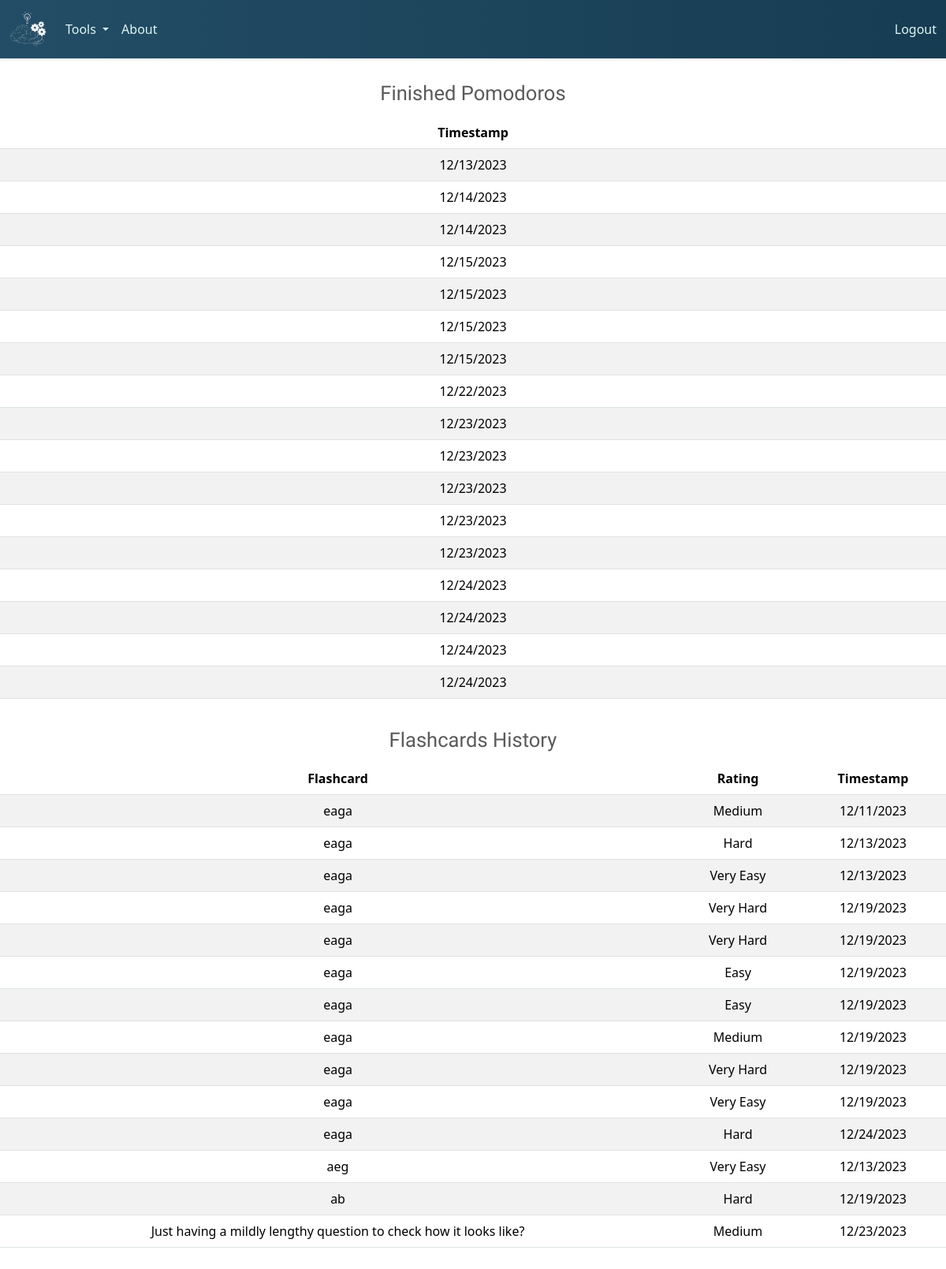
Page /history (signed in) on the earlier database version.
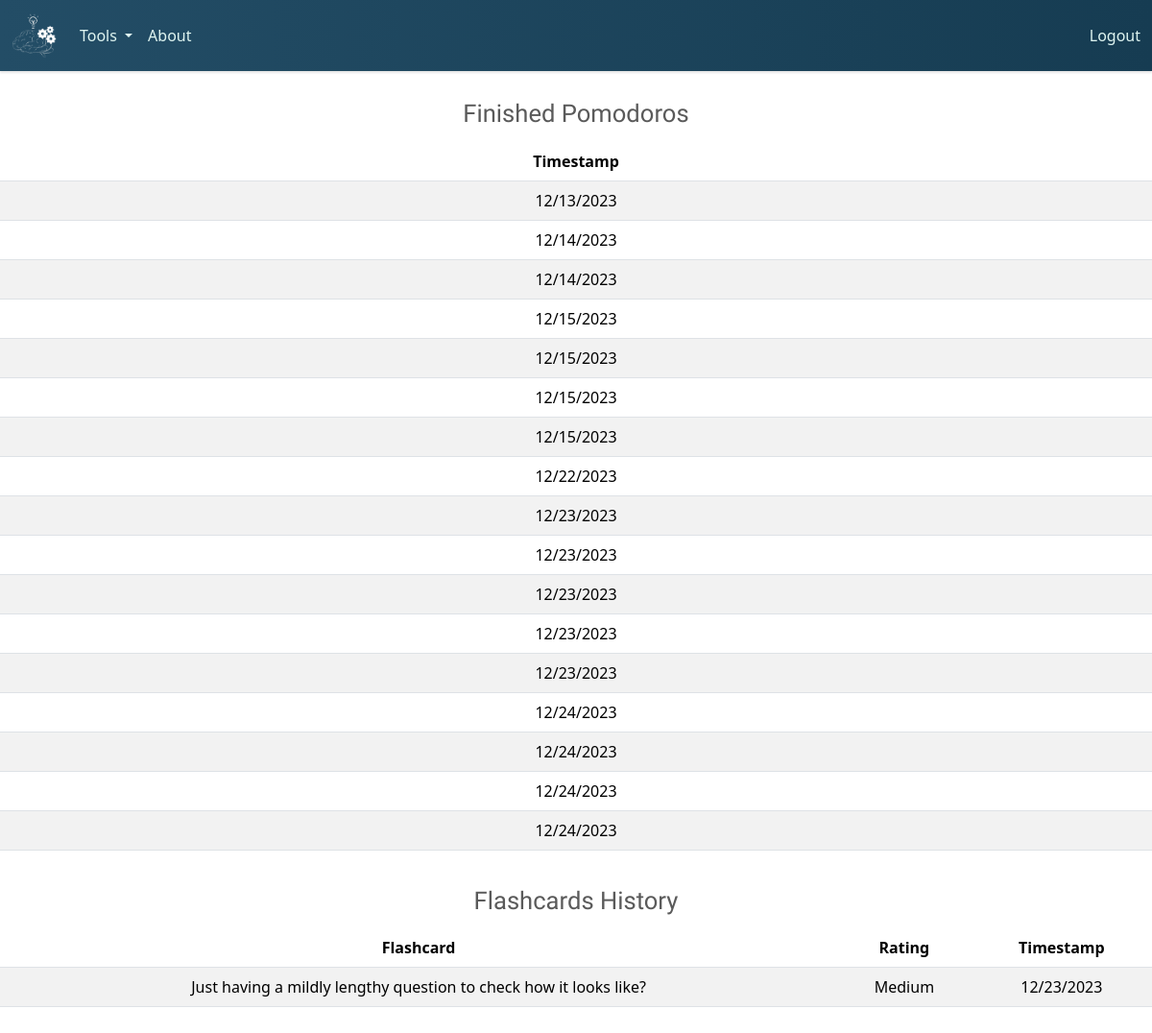
Same page on the later database version.
### tables this page shows
CREATE TABLE history (
    id INTEGER PRIMARY KEY,
    user_id INTEGER,
    action TEXT NOT NULL,
    timestamp DATETIME DEFAULT CURRENT_TIMESTAMP,
    FOREIGN KEY (user_id) REFERENCES users(user_id)
);

CREATE TABLE flashcards (
    flashcard_id INTEGER PRIMARY KEY,
    user_id INTEGER,
    topic TEXT,
    question TEXT,
    answer TEXT,
    timestamp DATETIME DEFAULT CURRENT_TIMESTAMP,
    FOREIGN KEY (user_id) REFERENCES users(user_id)
);

CREATE TABLE flashcards_rating (
    flashcard_id INTEGER,
    rating TEXT,
    timestamp DATETIME DEFAULT CURRENT_TIMESTAMP,
    FOREIGN KEY (flashcard_id) REFERENCES flashcards(flashcard_id)
);

### app/app.py (the view)
@app.route("/history")
@login_required
def history():
    user_id = session.get("user_id")
    if not user_id:
        return abort(400)
    user_data = query_user_data(user_id)
    format_user_data(user_data)
    return render_template("history.html", user_data=user_data)

### app/app.py (called while the page is built)
@app.after_request
def after_request(response):
    response.headers["Cache-Control"] = "no-cache, no-store, must-revalidate"
    response.headers["Expires"] = 0
    response.headers["Pragma"] = "no-cache"
    return response

### app/helpers.py (called while the page is built)
def login_required(f):
    @wraps(f)
    def decorated_function(*args, **kwargs):
        if session.get("user_id") is None:
            return redirect("/login")
        return f(*args, **kwargs)
    return decorated_function

def get_db():
    db = getattr(g, "_database", None)
    if db is None:
        db = g._database = sqlite3.connect("../db/learning.db")
    return db

def format_timestamp(timestamp):
    formatted_timestamp = datetime.strptime(timestamp, "%Y-%m-%d %H:%M:%S")
    return formatted_timestamp

def get_flashcard_ratings(flashcard_id):
    with get_db() as db:
        cursor = db.cursor()
        cursor.execute("SELECT rating FROM flashcards_rating WHERE flashcard_id = ?", (flashcard_id,))
        flashcard_ratings = cursor.fetchall()
        return flashcard_ratings

### app/templates/history.html (shortened to what this page needs)
{% extends "layout.html" %}
{% block main %}
    <link rel="stylesheet" href="../static/css/history.css">
    <div>
        <div class="title-label">Finished Pomodoros</div>
        <div class="tables-div">
            <table class="table table-striped table-hover">
                <thead>
                    <tr>
                        <th scope="col">Timestamp</th>
                    </tr>
                </thead>
                <tbody>
                    {% for pomodoro in user_data.pomodoros_history %}
                        <tr>
                            <td>{{ pomodoro.timestamp }}</td>
                        </tr>
                    {% endfor %}
                </tbody>
            </table>
        </div>
        <div class="title-label">Flashcards History</div>
        <div class="tables-div">
            <table class="table table-striped table-hover">
                <thead>
                    <tr>
                        <th scope="col">Flashcard</th>
                        <th scope="col">Rating</th>
                        <th scope="col">Timestamp</th>
                    </tr>
                </thead>
                <tbody>
                    {% for flashcard in user_data.user_flashcards %}
                        {% for rating in flashcard.ratings %}
                            <tr>
                                <td>{{ flashcard.question }}</td>
                                <td>{{ rating.rating }}</td>
                                <td>{{ rating.timestamp }}</td>
                            </tr>
                        {% endfor %}
                    {% endfor %}
                </tbody>
            </table>
        </div>
    </div>
{% endblock %}

Differences in the rows shown:
removed flashcards: question "eaga", question "eaga" "eaga" "eaga" "eaga" "eaga" "eaga" "eaga", rating "Very Easy" "Very Hard" "Very Hard" "Easy" "Easy" "Very Hard" "Very Easy", timestamp "12/13/2023" "12/19/2023" "12/19/2023" "12/19/2023" "12/19/2023" "12/19/2023" "12/19/2023"
no longer on this page (row unchanged): flashcards_rating: rating "Medium", timestamp "12/11/2023"
no longer on this page (row unchanged): flashcards_rating: rating "Hard", timestamp "12/13/2023"
no longer on this page (row unchanged): flashcards_rating: rating "Medium", timestamp "12/19/2023"
no longer on this page (row unchanged): flashcards_rating: rating "Hard", timestamp "12/24/2023"
removed flashcards: question "aeg", rating "Very Easy", timestamp "12/13/2023"
removed flashcards: question "ab"
no longer on this page (row unchanged): flashcards_rating: rating "Hard", timestamp "12/19/2023"
